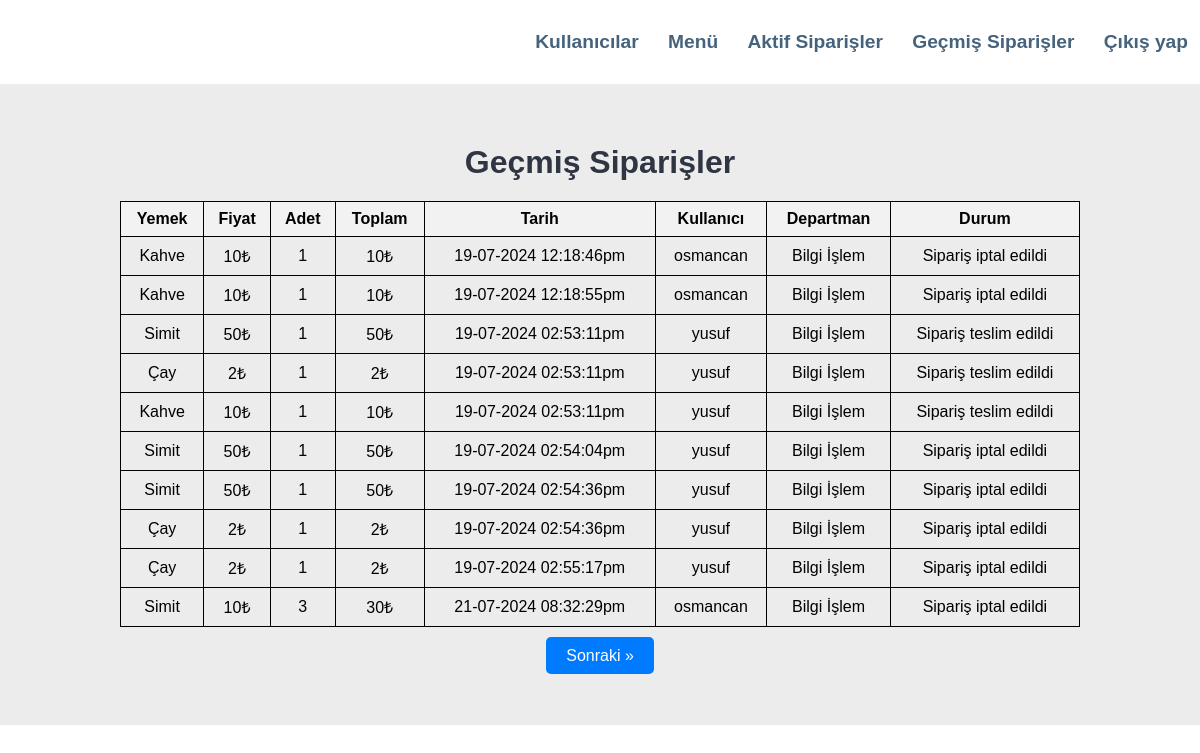
Screenshot of /admin/past_order_list.php (signed in) with the database file from the repository.
### tables this page shows
CREATE TABLE `orders` (
  `id` int(10) NOT NULL,
  `order_id` varchar(250) NOT NULL,
  `food` varchar(250) NOT NULL,
  `price` int(250) NOT NULL,
  `qty` int(100) NOT NULL,
  `total` int(100) NOT NULL,
  `order_date` varchar(250) NOT NULL,
  `status` varchar(250) NOT NULL,
  `user_id` int(10) NOT NULL
);

CREATE TABLE `users` (
  `id` int(10) NOT NULL,
  `name` varchar(250) NOT NULL,
  `password` varchar(250) NOT NULL,
  `department` varchar(250) NOT NULL,
  `balance` decimal(10,2) DEFAULT NULL
);

### settings.php (called while the page is built, shortened)
<?php
    if($locker = 1){
        $userTable = "users";
        $ordersTable = "orders";
    }
?>

### admin/past_order_list.php (the view, shortened to what this page needs)
<?php
    include("../settings.php");
    include("admin_navbar.php");
    $limit = 10;
    if (isset($_GET['page']) && is_numeric($_GET['page'])) {
        $page = (int) $_GET['page'];
    } else {
        $page = 1;
    }
    $offset = ($page - 1) * $limit;
    $count_sql = "SELECT COUNT(*) FROM $ordersTable WHERE status = 'Sipariş teslim edildi' OR status = 'Sipariş iptal edildi'";
    $count_res = mysqli_query($connect, $count_sql);
    $total_rows = mysqli_fetch_array($count_res)[0];
    $total_pages = ceil($total_rows / $limit);
    $sql = "SELECT * FROM $ordersTable WHERE status = 'Sipariş teslim edildi' OR status = 'Sipariş iptal edildi' LIMIT $limit OFFSET $offset";
    $res = mysqli_query($connect, $sql);
    if (mysqli_num_rows($res) > 0) {
        $order_details = mysqli_fetch_all($res, MYSQLI_ASSOC);
    } else {
        echo "<div class='error text-center'>Sipariş bulunamadı.</div>";
        exit();
    }
?>
<!DOCTYPE html>
<html>
<head>
    <link rel="stylesheet" href="../css/navbar.css"/>
    <link rel="stylesheet" href="../css/information-table.css"/>
</head>
<body>
<section class="food-menu">
    <div class="container">
        <h2 class="text-center">Geçmiş Siparişler</h2>
        <table class="order-table">
            <tr>
                <th>Yemek</th>
                <th>Fiyat</th>
                <th>Adet</th>
                <th>Toplam</th>
                <th>Tarih</th>
                <th>Kullanıcı</th>
                <th>Departman</th>
                <th>Durum</th>
            </tr>
            <?php foreach ($order_details as $order) { ?>
            <tr>
                <td><?php echo $order['food']; ?></td>
                <td><?php echo $order['price']; ?>₺</td>
                <td><?php echo $order['qty']; ?></td>
                <td><?php echo $order['total']; ?>₺</td>
                <td><?php echo $order['order_date']; ?></td>
                <?php
                    $user_id = $order['user_id'];
                    $sql = "SELECT * FROM $userTable WHERE id = $user_id";
                    $res = mysqli_query($connect, $sql);
                    $count = mysqli_num_rows($res);
                    if ($count > 0){
                        while ($row = mysqli_fetch_assoc($res)){
                            $user_name = $row['name'];
                            $user_department = $row['department'];
                        }
                    }
                ?>
                <td><?php echo $user_name; ?></td>
                <td><?php echo $user_department; ?></td>
                <td><?php echo $order['status']; ?></td>
            </tr>
            <?php } ?>
        </table>
        <div class="pagination text-center">
            <?php if ($page < $total_pages): ?>
                <a href="?page=<?php echo $page + 1; ?>" class="btn btn-primary">Sonraki &raquo;</a>
            <?php endif; ?>
        </div>
    </div>
</section>
</body>
</html>

### css/navbar.css (style rules this page uses)
* { margin: 0; padding: 0; font-family: Arial, Helvetica, sans-serif; }
.container { width: 80%; margin: 0 auto; padding: 1%; }
.text-center { text-align: center; }
a { color: #45637d; text-decoration: none; }
.btn { padding: 1%; border: none; font-size: 1rem; border-radius: 5px; }
.btn-primary { background-color: #45637d; color: white; cursor: pointer; }
h2 { color: #2f3542; font-size: 2rem; margin-bottom: 2%; }
.food-menu { background-color: #ececec; padding: 4% 0; }

### css/information-table.css (style rules this page uses)
.order-table { width: 100%; border-collapse: collapse; margin: 20px 0; }
.order-table th, .order-table td { border: 1px solid black; padding: 8px; text-align: center; }
.order-table th { background-color: #f2f2f2; }
.btn-primary { padding: 10px 20px; background-color: #007bff; color: white; text-decoration: none; border-radius: 5px; }

### rows the page displays
orders: food "Kahve", price "10", qty "1", total "10", order_date "19-07-2024 12:18:46pm", user.name "osmancan", user.department "Bilgi İşlem", status "Sipariş iptal edildi"
orders: food "Kahve", price "10", qty "1", total "10", order_date "19-07-2024 12:18:55pm", user.name "osmancan", user.department "Bilgi İşlem", status "Sipariş iptal edildi"
orders: food "Simit", price "50", qty "1", total "50", order_date "19-07-2024 02:53:11pm", user.name "yusuf", user.department "Bilgi İşlem", status "Sipariş teslim edildi"
orders: food "Çay", price "2", qty "1", total "2", order_date "19-07-2024 02:53:11pm", status "Sipariş teslim edildi"
users: name "yusuf", department "Bilgi İşlem"
orders: food "Kahve", price "10", qty "1", total "10", order_date "19-07-2024 02:53:11pm", status "Sipariş teslim edildi"
orders: food "Simit", price "50", qty "1", total "50", order_date "19-07-2024 02:54:04pm", status "Sipariş iptal edildi"
orders: food "Simit", price "50", qty "1", total "50", order_date "19-07-2024 02:54:36pm", status "Sipariş iptal edildi"
orders: food "Çay", price "2", qty "1", total "2", order_date "19-07-2024 02:54:36pm", user.name "yusuf", user.department "Bilgi İşlem", status "Sipariş iptal edildi"
orders: food "Çay", price "2", qty "1", total "2", order_date "19-07-2024 02:55:17pm", status "Sipariş iptal edildi"
orders: food "Simit", price "10", qty "3", total "30", order_date "21-07-2024 08:32:29pm", user.name "osmancan", user.department "Bilgi İşlem", status "Sipariş iptal edildi"
